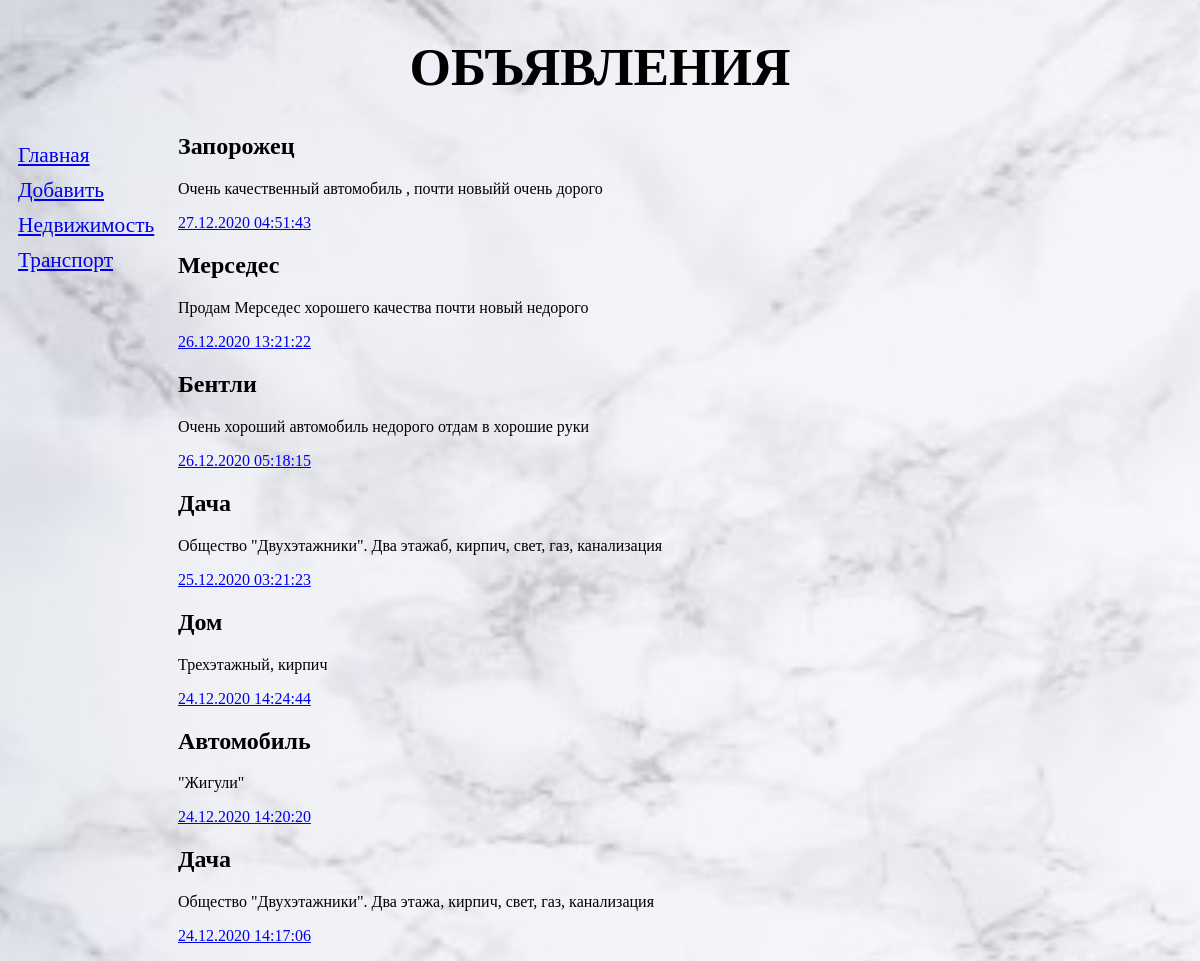
/bboard/, run on the app's committed database.
### bboard/models.py (models this page shows, shortened)
class Rubric(models.Model):
    name = models.CharField(max_length=20, db_index=True, verbose_name='Название')
    class Meta:
        verbose_name_plural = 'Рубрики'
        verbose_name = 'Рубрика'
        ordering = ['name']

class Bb(models.Model):
    rubric = models.ForeignKey('Rubric', null=True, on_delete=models.PROTECT, verbose_name='Рубрика')
    title = models.CharField(max_length=50, verbose_name='Товар')
    content = models.TextField(null=True, blank=True, verbose_name='Описание')
    price = models.FloatField(null=True, blank=True, verbose_name='Цена')
    published = models.DateTimeField(auto_now_add=True, db_index=True, verbose_name='Опубликовано')
    class Meta:
        verbose_name_plural = 'Объявления'
        verbose_name = 'Объявление'
        ordering = ['-published']

### bboard/views.py (the view)
# urls.py: path('', index, name='index'),
def index(request):
    bbs = Bb.objects.all()
    rubrics = Rubric.objects.all()
    context = {'bbs': bbs, 'rubrics': rubrics}
    return render(request, 'bboard/index.html', context)

### bboard/templates/bboard/index.html
{% extends "layout/basic.html" %}
{% block content %}
{% for bb in bbs %}
<div>
    <h2>{{ bb.title }}</h2>
    <p>{{ bb.content }}</p>
    <p><a href="{% url 'by_rubric' bb.rubric.pk %}">{{ bb.published|date:"d.m.Y H:i:s"}}</a></p>
</div>
{% endfor %}
{% endblock %}

### bboard/templates/layout/basic.html (shortened to what this page needs)
{% load static %}
<!DOCTYPE html>
<html lang="en">
<head>
    <link rel="stylesheet" type="text/css" href="{% static 'bboard/style.css' %}">
</head>
<body>
    <header>
        <h1>Объявления</h1>
    </header>
    <nav>
        <a href="{% url 'index' %}">Главная</a>
        <a href="{% url 'add' %}">Добавить</a>
        {% for rubric in rubrics %}
        <a href="{% url 'by_rubric' rubric.pk %}">{{ rubric.name}}</a>
        {% endfor %}
    </nav>
    <section>
        {% block content %}
        {% endblock %}
    </section>
</body>
</html>

### bboard/static/bboard/style.css (style rules this page uses)
body { background: url("bg.jpg"); }
header h1 { font-size: 40pt; text-transform: uppercase; text-align: center; }
nav { font-size: 16pt; width: 150px; float: left; }
nav a { display: block; margin: 10px; }
section { margin-left: 170px; }

### data on the page
Rubric: name "Недвижимость"
Rubric: name "Транспорт"
Bb: title "Запорожец", content "Очень качественный автомобиль , почти новыйй очень дорого", published "27.12.2020 04:51:43"
Bb: title "Мерседес", content "Продам Мерседес хорошего качества почти новый недорого", published "26.12.2020 13:21:22"
Bb: title "Бентли", content "Очень хороший автомобиль недорого отдам в хорошие руки", published "26.12.2020 05:18:15"
Bb: title "Дача", content "Общество \"Двухэтажники\". Два этажаб, кирпич, свет, газ, канализация", published "25.12.2020 03:21:23"
Bb: title "Дом", content "Трехэтажный, кирпич", published "24.12.2020 14:24:44"
Bb: title "Автомобиль", content "\"Жигули\"", published "24.12.2020 14:20:20"
Bb: title "Дача", content "Общество \"Двухэтажники\". Два этажа, кирпич, свет, газ, канализация", published "24.12.2020 14:17:06"
